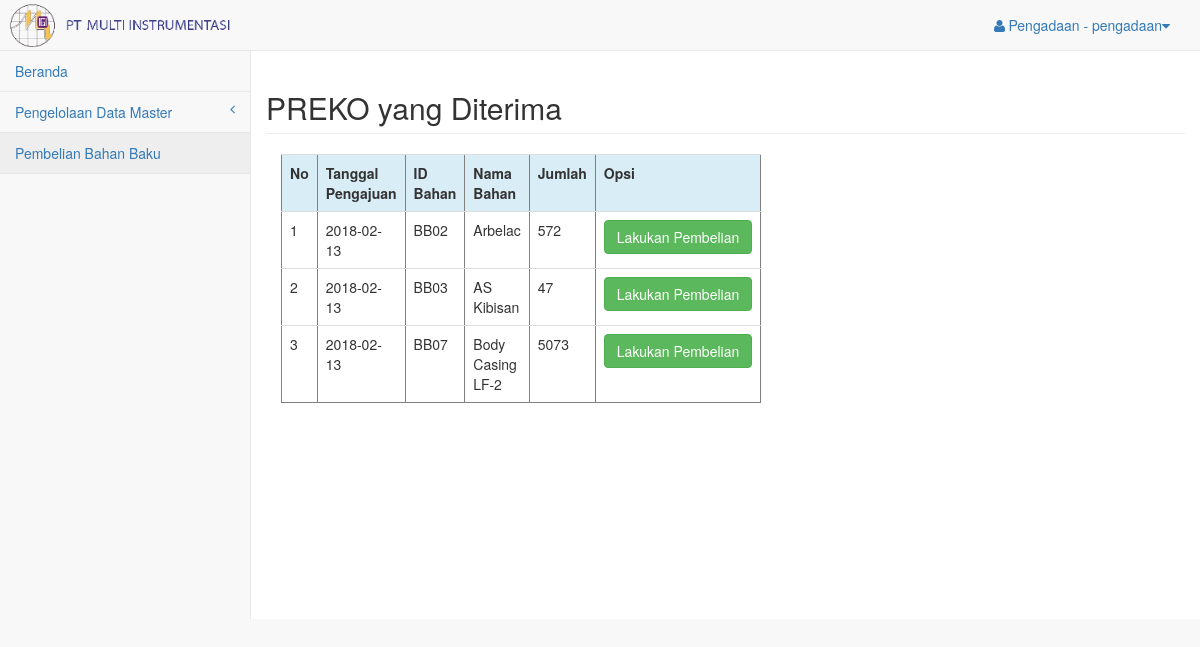
The page /pages/pengadaan/index.php?page=preko (signed in) on the database its author committed.
### tables this page shows
CREATE TABLE `preko` (
  `id_preko` int(6) NOT NULL,
  `tanggal_pengajuan` date DEFAULT NULL,
  `id_bahanbaku` varchar(4) DEFAULT NULL,
  `jumlah` int(11) DEFAULT NULL,
  `status` varchar(20) DEFAULT NULL
);

CREATE TABLE `bahan_baku` (
  `id_bahanbaku` varchar(4) NOT NULL,
  `nama_bahan` varchar(20) NOT NULL,
  `jumlah` int(11) NOT NULL
);

### pages/pengadaan/preko.php (the view, shortened to what this page needs)
<!DOCTYPE html>
<?php
    include 'koneksi.php';
    $query_preko = mysqli_query($koneksi,"SELECT
                                                pre.id_preko id_preko,
                                                pre.tanggal_pengajuan tanggal_pengajuan,
                                                pre.id_bahanbaku id_bahanbaku,
                                                bb.nama_bahan nama_bahan,
                                                pre.jumlah jumlah
                                          FROM preko pre
                                          JOIN bahan_baku bb
                                          ON bb.id_bahanbaku=pre.id_bahanbaku
                                          ")
                                          or die(mysqli_error());
?>
<html>
    <head>
    </head>
    <body>
        <div class="row">
            <h2 class="page-header">PREKO yang Diterima</h2>
            <div class="col-md-6">
                <table border="1" class="table">
                    <tr class="info">
                        <th>No</th>
                        <th>Tanggal Pengajuan</th>
                        <th>ID Bahan</th>
                        <th>Nama Bahan</th>
                        <th>Jumlah</th>
                        <th>Opsi</th>
                    </tr>
                    <?php
                        $nomor = 1;
                        while ($data_preko = mysqli_fetch_array($query_preko)) {
                    ?>
                    <tr>
                        <?php $id_preko = $data_preko['id_preko']; ?>
                        <td><?php echo $nomor++; ?></td>
                        <td><?php echo $data_preko['tanggal_pengajuan']; ?></td>
                        <td><?php echo $data_preko['id_bahanbaku']; ?></td>
                        <td><?php echo $data_preko['nama_bahan']; ?></td>
                        <td><?php echo $data_preko['jumlah']; ?></td>
                        <td><a class="btn btn-success" href="index.php?page=pembelian_bahan&id_preko=<?php echo $id_preko;?>">Lakukan Pembelian</a></td>
                    </tr>
                    <?php
                        }
                    ?>
                </table>
            </div>
        </div>
    </body>
</html>

### rows shown on the page
preko: tanggal_pengajuan "2018-02-13", id_bahanbaku "BB02", id_bahanbaku.nama_bahan "Arbelac", jumlah "572"
preko: tanggal_pengajuan "2018-02-13", id_bahanbaku "BB03", id_bahanbaku.nama_bahan "AS Kibisan", jumlah "47"
preko: tanggal_pengajuan "2018-02-13", id_bahanbaku "BB07", id_bahanbaku.nama_bahan "Body Casing LF-2", jumlah "5073"

### other values the page prints
$hak_akses "Pengadaan"
$username "pengadaan"
